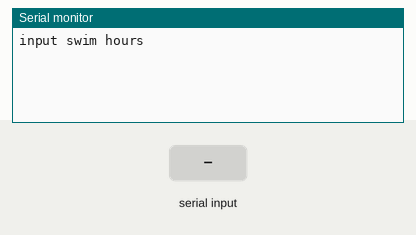
A sketch run on a simulated Arduino Uno, built with avr-gcc and run on an emulated ATmega328P. Shown: the last lines printed to the serial monitor. The test bench sets the inputs (shaded band).

Above: at 0.9 s.
1.0 s: "90,45\n" received over Serial
At 1.8 s:
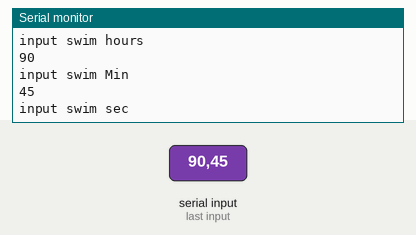
2.5 s: "30,150\n" received over Serial
At 3.2 s:
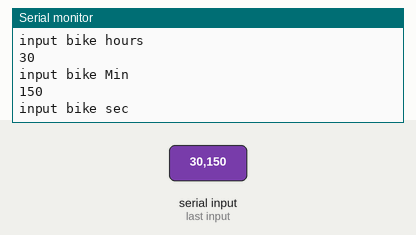
4.0 s: "5\n" received over Serial
At 5.4 s:
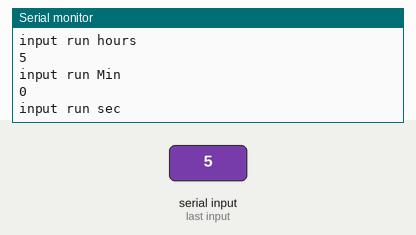
6.5 s: "90\n" received over Serial
At 7.3 s:
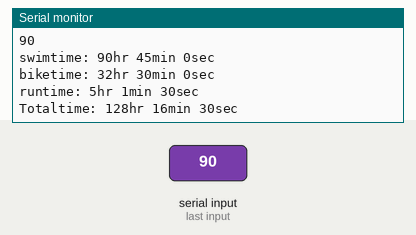
Timing chart, 0 to 9.0 s (numbered marks = the images above; inputs shaded):
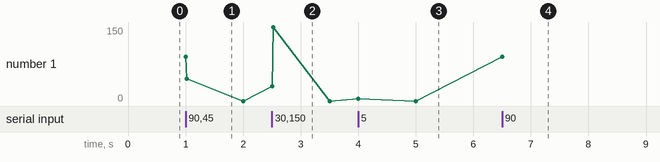

Measured:
- after the input at 1.0 s, the serial monitor: prints a new line at once (image 1)
- after the input at 2.5 s, the serial monitor: prints a new line at once (image 2)
- after the input at 4.0 s, the serial monitor: prints a new line at once (image 3)
- after the input at 6.5 s, the serial monitor: prints a new line at once (image 4)
- plotted number 1: 0 → 90 after the input at 6.5 s

The sketch:

prac_4.5.ino
```cpp
int hfunc(){
    int result;
    while (!Serial.available()){
    ;
    }
    result = Serial.parseInt();
    Serial.println(result);
    return result;
  }

void setup() {
  Serial.begin(9600);
  const int SEC = 60;
  const int SEC2 = 3600;
  long swimHours;
  long swimMin;
  long swimSec;
  long bikeHours;
  int bikeMin;
  long bikeSec;
  long runHours;
  long runMin;
  long runSec;

  Serial.println("input swim hours");
  swimHours = hfunc();

  Serial.println("input swim Min");
  swimMin = hfunc();

  Serial.println("input swim sec");
  swimSec = hfunc();

  Serial.println("input bike hours");
  bikeHours = hfunc();

  Serial.println("input bike Min");
  bikeMin = hfunc();

  Serial.println("input bike sec");
  bikeSec = hfunc();

  Serial.println("input run hours");
  runHours = hfunc();

  Serial.println("input run Min");
  runMin = hfunc();

  Serial.println("input run sec");
  runSec = hfunc();

  swimHours = swimHours*SEC2;
  swimMin = swimMin*SEC;
  bikeHours = bikeHours*SEC2;
  bikeMin = bikeMin*SEC;
  runHours = runHours*SEC2;
  runMin = runMin*SEC;
  long swimTotal = swimHours + swimMin + swimSec;
  long bikeTotal = bikeHours + bikeMin + bikeSec;
  long runTotal = runHours + runMin + runSec;
  long TotalTotal = swimTotal + bikeTotal + runTotal;

  String names[] = {"swim", "bike", "run", "Total"};
  long totalsec[] = {swimTotal, bikeTotal, runTotal, TotalTotal};

  for (int i = 0; i < 4; i++) {
      Serial.print(names[i]);
      Serial.print("time: ");
      Serial.print(totalsec[i]/SEC2);
      Serial.print("hr ");
      Serial.print(((totalsec[i]%SEC2))/SEC);
      Serial.print("min ");
      Serial.print((totalsec[i]%SEC2)%SEC);
      Serial.println("sec ");
  }
}

void loop() {
}
```
